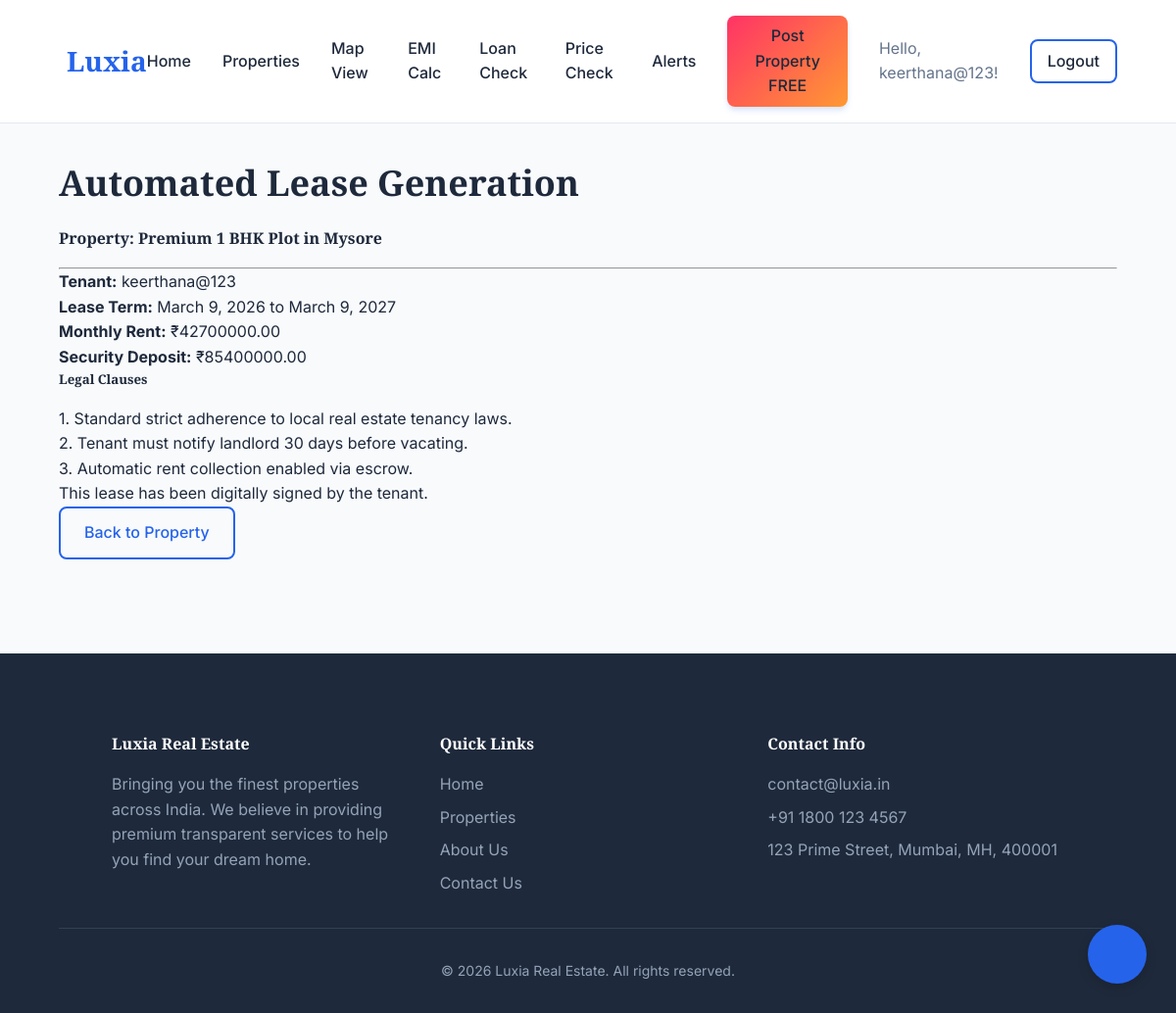
The app's page /property/1120/lease/ (signed in) with its own data.
### properties_app/models.py (models this page shows, shortened)
class Property(models.Model):
    BHK_CHOICES = [
        (1, '1 BHK'),
        (2, '2 BHK'),
        (3, '3 BHK'),
        (4, '4+ BHK'),
    ]
    PROPERTY_TYPE_CHOICES = [
        ('house', 'House'),
        ('apartment', 'Apartment'),
        ('plot', 'Plot'),
        ('commercial', 'Commercial'),
        ('pg', 'PG/Co-living'),
    ]
    STATUS_CHOICES = [
        ('available', 'Available'),
        ('sold', 'Sold'),
        ('rented', 'Rented'),
    ]
    property_type = models.CharField(max_length=20, choices=PROPERTY_TYPE_CHOICES, default='house')
    status = models.CharField(max_length=20, choices=STATUS_CHOICES, default='available')
    survey_number = models.CharField(max_length=100, blank=True, null=True, help_text="Survey/Plot Number")
    free_vehicle_facility = models.BooleanField(default=False, help_text="Free vehicle facility for site visit")
    offers = models.CharField(max_length=255, blank=True, null=True, help_text="Special offers or discounts")
    has_parking = models.BooleanField(default=False)
    has_lift = models.BooleanField(default=False)
    has_power_backup = models.BooleanField(default=False)
    view_count = models.IntegerField(default=0, help_text="Number of times viewed")
    title = models.CharField(max_length=200)
    description = models.TextField()
    price = models.DecimalField(max_digits=12, decimal_places=2, help_text="Price in INR")
    bhk = models.IntegerField(choices=BHK_CHOICES, default=2)
    sqft = models.IntegerField(help_text="Area in Sq. Ft.")
    address = models.CharField(max_length=255)
    city = models.CharField(max_length=100)
    state = models.CharField(max_length=100)
    pincode = models.CharField(max_length=10)
    latitude = models.DecimalField(max_digits=9, decimal_places=6, null=True, blank=True)
    longitude = models.DecimalField(max_digits=9, decimal_places=6, null=True, blank=True)
    image = models.ImageField(upload_to='property_images/', null=True, blank=True)
    virtual_tour_url = models.URLField(max_length=500, blank=True, null=True, help_text="Link to 360 Virtual Tour or Video")
    floor_plan = models.ImageField(upload_to='floor_plans/', null=True, blank=True, help_text="Property Floor Plan")
    seller_name = models.CharField(max_length=150)
    seller_phone = models.CharField(max_length=20)
    seller_email = models.EmailField()
    agent_name = models.CharField(max_length=150, blank=True, null=True)
    agent_phone = models.CharField(max_length=20, blank=True, null=True)
    agent_email = models.EmailField(blank=True, null=True)
    FURNISHED_CHOICES = [
        ('unfurnished', 'Unfurnished'),
        ('semi-furnished', 'Semi-Furnished'),
        ('fully-furnished', 'Fully-furnished'),
    ]
    FACING_CHOICES = [
        ('north', 'North'),
        ('south', 'South'),
        ('east', 'East'),
        ('west', 'West'),
        ('north-east', 'North-East'),
        ('north-west', 'North-West'),
        ('south-east', 'South-East'),
        ('south-west', 'South-West'),
    ]
    furnished_status = models.CharField(max_length=20, choices=FURNISHED_CHOICES, default='unfurnished')
    facing = models.CharField(max_length=20, choices=FACING_CHOICES, blank=True, null=True)
    floor_number = models.IntegerField(default=0, help_text="Floor number (0 for ground)")
    created_at = models.DateTimeField(auto_now_add=True)
    updated_at = models.DateTimeField(auto_now=True)

class Lease(models.Model):
    property = models.ForeignKey(Property, on_delete=models.CASCADE, related_name='leases')
    tenant = models.ForeignKey(User, on_delete=models.CASCADE, related_name='leases')
    start_date = models.DateField()
    end_date = models.DateField()
    rent_amount = models.DecimalField(max_digits=12, decimal_places=2)
    deposit_amount = models.DecimalField(max_digits=12, decimal_places=2)
    clauses = models.TextField(blank=True, null=True, help_text="Local legal clauses and terms")
    document = models.FileField(upload_to='leases/', blank=True, null=True)
    is_signed = models.BooleanField(default=False)
    created_at = models.DateTimeField(auto_now_add=True)

### properties_app/views.py (the view, shortened to what this page needs)
# urls.py: path('property/<int:property_id>/lease/', views.lease_generation, name='lease_generation'),
@login_required
def lease_generation(request, property_id):
    prop = get_object_or_404(Property, pk=property_id)
    from datetime import date, timedelta
    today = date.today()
    next_year = today.replace(year=today.year + 1)
    lease, created = Lease.objects.get_or_create(
        property=prop,
        tenant=request.user,
        defaults={
            'start_date': today,
            'end_date': next_year,
            'rent_amount': prop.price,
            'deposit_amount': prop.price * 2, # Example 2 months rent
            'clauses': '1. Standard strict adherence to local real estate tenancy laws.\n2. Tenant must notify landlord 30 days before vacating.\n3. Automatic rent collection enabled via escrow.'
        }
    )
    return render(request, 'lease_generation.html', {'property': prop, 'lease': lease})

### templates/lease_generation.html (shortened to what this page needs)
{% extends 'base.html' %}
{% block content %}
<div class="container mt-5">
    <h2>Automated Lease Generation</h2>
    <div class="card p-4 shadow-sm mt-4">
        <h4>Property: {{ property.title }}</h4>
        <hr>
        <p><strong>Tenant:</strong> {{ request.user.get_full_name|default:request.user.username }}</p>
        <p><strong>Lease Term:</strong> {{ lease.start_date }} to {{ lease.end_date }}</p>
        <p><strong>Monthly Rent:</strong> ₹{{ lease.rent_amount }}</p>
        <p><strong>Security Deposit:</strong> ₹{{ lease.deposit_amount }}</p>
        <h5 class="mt-4">Legal Clauses</h5>
        <div class="bg-light p-3 border rounded">
            <pre style="white-space: pre-wrap;">{{ lease.clauses }}</pre>
        </div>
        <div class="mt-4">
            {% if lease.is_signed %}
            <div class="alert alert-success">
                 This lease has been digitally signed by the tenant.
            </div>
            <a href="{% url 'property_detail' property.id %}" class="btn btn-secondary">Back to Property</a>
            {% endif %}
        </div>
    </div>
</div>
{% endblock %}

### templates/base.html (shortened to what this page needs)
{% load static %}
<!DOCTYPE html>
<html lang="en">
<head>
    <link rel="stylesheet" href="{% static 'css/style.css' %}">
</head>
<body>
    <nav class="navbar">
        <a href="{% url 'home' %}" class="navbar-brand">
             Luxia
        </a>
        <div class="nav-links">
            <a href="{% url 'home' %}">Home</a>
            <a href="{% url 'properties' %}">Properties</a>
            <a href="{% url 'map_view' %}"> Map View</a>
            <a href="{% url 'emi_calculator' %}">EMI Calc</a>
            <a href="{% url 'loan_eligibility' %}">Loan Check</a>
            <a href="{% url 'price_estimator' %}">Price Check</a>
            {% if user.is_authenticated %}
            <a href="{% url 'saved_searches' %}"> Alerts</a>
            <a href="{% url 'post_property' %}" class="btn btn-primary"
                style="padding: 0.5rem 1rem; background: linear-gradient(135deg, #FF3366, #FF9933); border: none;">Post
                Property FREE</a>
            <span style="color: var(--text-muted);">Hello, {{ user.username }}!</span>
            <a href="{% url 'logout' %}" class="btn btn-secondary" style="padding: 0.5rem 1rem;">Logout</a>
            {% else %}
            <a href="{% url 'login' %}">Login</a>
            <a href="{% url 'register' %}" class="btn btn-primary" style="padding: 0.5rem 1rem;">Register</a>
            {% endif %}
        </div>
    </nav>
    <main>
        {% block content %}
        {% endblock %}
    </main>
    <footer>
        <div class="container footer-content">
            <div class="footer-section">
                <h4> Luxia Real Estate</h4>
                <p>Bringing you the finest properties across India. We believe in providing premium transparent services
                    to help you find your dream home.</p>
            </div>
            <div class="footer-section">
                <h4>Quick Links</h4>
                <div style="display:flex; flex-direction:column; gap:0.5rem;">
                    <a href="{% url 'home' %}" style="color: #94a3b8;">Home</a>
                    <a href="{% url 'properties' %}" style="color: #94a3b8;">Properties</a>
                    <a href="{% url 'about' %}" style="color: #94a3b8;">About Us</a>
                    <a href="{% url 'contact_us' %}" style="color: #94a3b8;">Contact Us</a>
                </div>
            </div>
            <div class="footer-section">
                <h4>Contact Info</h4>
                <div style="display:flex; flex-direction:column; gap:0.5rem; color: #94a3b8;">
                    <span> contact@luxia.in</span>
                    <span> +91 1800 123 4567</span>
                    <span> 123 Prime Street, Mumbai, MH, 400001</span>
                </div>
            </div>
        </div>
        <div class="footer-bottom">
            &copy; 2026 Luxia Real Estate. All rights reserved.
        </div>
    </footer>
    <div id="chatbot-widget" style="position: fixed; bottom: 30px; right: 30px; z-index: 1000;">
        <button id="chatbot-toggler"
            style="width: 60px; height: 60px; border-radius: 50%; background: var(--primary-color); color: white; border: none; box-shadow: 0 4px 12px rgba(0,0,0,0.15); display: flex; align-items: center; justify-content: center; cursor: pointer; transition: transform 0.2s;">
        </button>
    </div>
</body>
</html>

### static/css/style.css (style rules this page uses)
:root { --primary-color: #2563eb; --primary-dark: #1d4ed8; --secondary-color: #f59e0b; --text-main: #1e293b; --text-muted: #64748b; --bg-main: #f8fafc; --bg-card: #ffffff; --border-color: #e2e8f0; --success: #10b981; --danger: #ef4444; }
* { margin: 0; padding: 0; box-sizing: border-box; font-family: 'Inter', sans-serif; }
body { background-color: var(--bg-main); color: var(--text-main); line-height: 1.6; display: flex; flex-direction: column; min-height: 100vh; }
main { flex: 1; }
h1, h2, h3, h4, h5, h6 { font-family: 'Playfair Display', serif; color: var(--text-main); margin-bottom: 1rem; }
h2 { font-size: 2.25rem; }
a { text-decoration: none; color: var(--primary-color); transition: color 0.3s ease; }
.btn { display: inline-block; padding: 0.75rem 1.5rem; border-radius: 8px; font-weight: 500; text-align: center; cursor: pointer; transition: all 0.3s ease; border: none; }
.btn-primary { background: linear-gradient(135deg, var(--primary-color), var(--primary-dark)); color: white; box-shadow: 0 4px 6px -1px rgba(37, 99, 235, 0.2); }
.btn-secondary { background-color: transparent; border: 2px solid var(--primary-color); color: var(--primary-color); }
.navbar { background: rgba(255, 255, 255, 0.95); backdrop-filter: blur(10px); border-bottom: 1px solid var(--border-color); padding: 1rem 5%; display: flex; justify-content: space-between; align-items: center; position: sticky; top: 0; z-index: 1000; }
.navbar-brand { font-family: 'Playfair Display', serif; font-size: 1.75rem; font-weight: 700; color: var(--primary-color); display: flex; align-items: center; gap: 0.5rem; }
.nav-links { display: flex; gap: 2rem; align-items: center; }
.nav-links a { color: var(--text-main); font-weight: 500; position: relative; }
.nav-links a::after { content: ''; position: absolute; width: 0; height: 2px; bottom: -4px; left: 0; background-color: var(--primary-color); transition: width 0.3s ease; }
footer { background-color: var(--text-main); color: white; padding: 3rem 5% 2rem; margin-top: 4rem; }
.footer-content { display: flex; justify-content: space-between; flex-wrap: wrap; gap: 2rem; margin-bottom: 2rem; }
.footer-section { flex: 1; min-width: 250px; }
.footer-section h4 { color: white; margin-bottom: 1rem; }
.footer-section p { color: #94a3b8; }
.footer-bottom { text-align: center; padding-top: 2rem; border-top: 1px solid #334155; color: #94a3b8; font-size: 0.875rem; }
.container { max-width: 1280px; margin: 0 auto; padding: 2rem 5%; }

### records on screen
Property: title "Premium 1 BHK Plot in Mysore"
Lease: start_date "March 9, 2026", end_date "March 9, 2027", rent_amount "42700000.00", deposit_amount "85400000.00", clauses "1. Standard strict adherence to local real estate tenancy laws. 2. Tenant must notify landlord 30 days before vacating. 3. Automatic rent collection enabled via escrow."

### other values on screen
{{ user.username }} "keerthana@123"
{{ request.user.get_full_name|default:request.user.username }} "keerthana@123"
